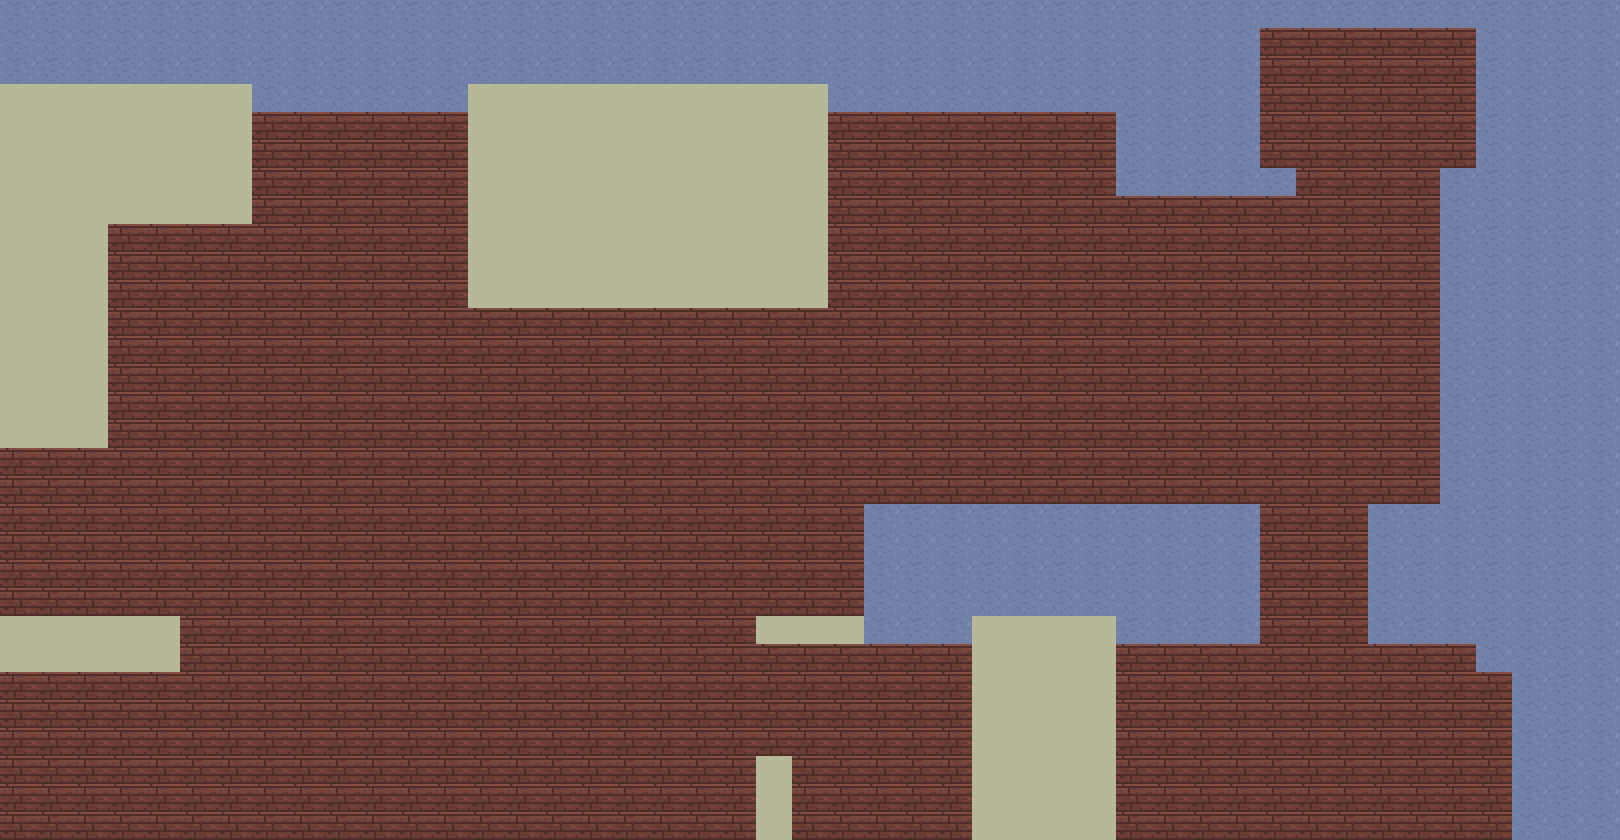

Tiled map render using the project's own tile images. Description and the map definition, with tile-layer contents summarised, below:
An orthogonal 45x30 tile map with 36x28 px tiles, 1 tile layer (maps), 1 hidden layer not drawn.

<map version="1.0" orientation="orthogonal" renderorder="right-down" width="45" height="30" tilewidth="36" tileheight="28" nextobjectid="1">
 <tileset firstgid="1" name="sprite_sheet_props" tilewidth="36" tileheight="28">
  <image source="../img/sprite_sheet_props.png" width="1800" height="1400" />
 </tileset>
 <layer name="maps" width="45" height="30">
  <data>[1350 cells, 1350 non-empty, 4 distinct tile ids]</data>
 </layer>
 <layer name="walkable" width="45" height="30" visible="0">
  <data>[1350 cells, 521 non-empty, 1 distinct tile ids]</data>
 </layer>
</map>
